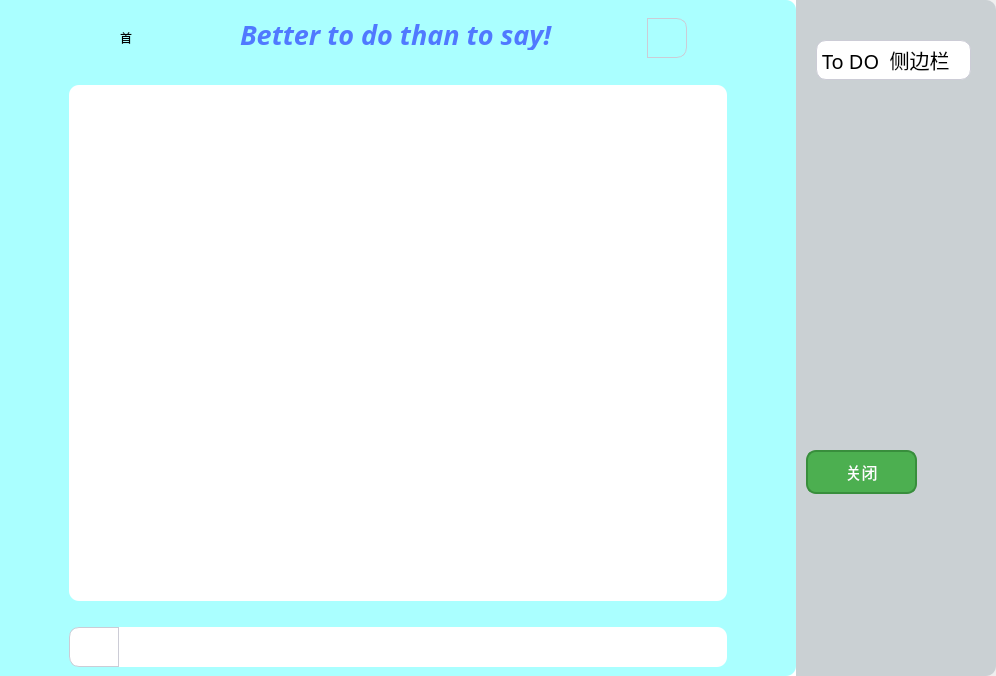
<?xml version="1.0" encoding="UTF-8"?>
<ui version="4.0">
 <class>ToDoListWidget</class>
 <widget class="QWidget" name="ToDoListWidget">
  <property name="geometry">
   <rect>
    <x>0</x>
    <y>0</y>
    <width>996</width>
    <height>676</height>
   </rect>
  </property>
  <property name="windowTitle">
   <string>ToDoListWidget</string>
  </property>
  <layout class="QVBoxLayout" name="verticalLayout">
   <property name="spacing">
    <number>0</number>
   </property>
   <property name="leftMargin">
    <number>0</number>
   </property>
   <property name="topMargin">
    <number>0</number>
   </property>
   <property name="rightMargin">
    <number>0</number>
   </property>
   <property name="bottomMargin">
    <number>0</number>
   </property>
   <item>
    <widget class="QWidget" name="ToDoWidget" native="true">
     <property name="styleSheet">
      <string notr="true">color: rgb(0, 0, 0);
background-color: rgb(255, 255, 255);
 border-top-left-radius:0px;
 border-top-right-radius:10px;
 border-bottom-left-radius:0px;
 border-bottom-right-radius:10px;
border: 1px solid #ccccd6;</string>
     </property>
     <layout class="QVBoxLayout" name="verticalLayout_4">
      <property name="spacing">
       <number>0</number>
      </property>
      <property name="leftMargin">
       <number>0</number>
      </property>
      <property name="topMargin">
       <number>0</number>
      </property>
      <property name="rightMargin">
       <number>0</number>
      </property>
      <property name="bottomMargin">
       <number>0</number>
      </property>
      <item>
       <widget class="QFrame" name="ToDoListFrame">
        <property name="styleSheet">
         <string notr="true">border: 0px solid #ccccd6;</string>
        </property>
        <property name="frameShape">
         <enum>QFrame::Shape::StyledPanel</enum>
        </property>
        <property name="frameShadow">
         <enum>QFrame::Shadow::Raised</enum>
        </property>
        <layout class="QHBoxLayout" name="horizontalLayout_8">
         <property name="spacing">
          <number>0</number>
         </property>
         <property name="leftMargin">
          <number>0</number>
         </property>
         <property name="topMargin">
          <number>0</number>
         </property>
         <property name="rightMargin">
          <number>0</number>
         </property>
         <property name="bottomMargin">
          <number>0</number>
         </property>
         <item>
          <widget class="QWidget" name="ToDoListWidget_Left" native="true">
           <property name="styleSheet">
            <string notr="true">background-color: rgb(170, 255, 255);</string>
           </property>
           <layout class="QVBoxLayout" name="verticalLayout_2">
            <item>
             <widget class="QWidget" name="tolisttitleWidget" native="true">
              <property name="maximumSize">
               <size>
                <width>16777215</width>
                <height>50</height>
               </size>
              </property>
              <property name="styleSheet">
               <string notr="true">border: 0px solid #ccccd6;</string>
              </property>
              <layout class="QHBoxLayout" name="horizontalLayout_2">
               <item>
                <widget class="QPushButton" name="pushButton_3">
                 <property name="minimumSize">
                  <size>
                   <width>40</width>
                   <height>40</height>
                  </size>
                 </property>
                 <property name="maximumSize">
                  <size>
                   <width>40</width>
                   <height>40</height>
                  </size>
                 </property>
                 <property name="styleSheet">
                  <string notr="true">image: url(:/photo/Tools.png);</string>
                 </property>
                 <property name="text">
                  <string>首</string>
                 </property>
                </widget>
               </item>
               <item>
                <widget class="QLabel" name="label_3">
                 <property name="sizePolicy">
                  <sizepolicy hsizetype="Fixed" vsizetype="Fixed">
                   <horstretch>0</horstretch>
                   <verstretch>0</verstretch>
                  </sizepolicy>
                 </property>
                 <property name="font">
                  <font>
                   <family>Harrington</family>
                   <pointsize>20</pointsize>
                   <italic>true</italic>
                   <bold>true</bold>
                  </font>
                 </property>
                 <property name="styleSheet">
                  <string notr="true">color:rgb(80, 121, 255);
border: 0px solid #ccccd6;
</string>
                 </property>
                 <property name="text">
                  <string>Better to do than to say!</string>
                 </property>
                </widget>
               </item>
               <item>
                <widget class="QPushButton" name="pushButton_2">
                 <property name="minimumSize">
                  <size>
                   <width>40</width>
                   <height>40</height>
                  </size>
                 </property>
                 <property name="maximumSize">
                  <size>
                   <width>40</width>
                   <height>40</height>
                  </size>
                 </property>
                 <property name="styleSheet">
                  <string notr="true">border:1px solid #ccccd6;
image: url(:/photo/permission.png);</string>
                 </property>
                 <property name="text">
                  <string/>
                 </property>
                </widget>
               </item>
              </layout>
             </widget>
            </item>
            <item>
             <widget class="QWidget" name="ToDoListWidgetContent" native="true">
              <layout class="QVBoxLayout" name="verticalLayout_3">
               <property name="leftMargin">
                <number>60</number>
               </property>
               <property name="topMargin">
                <number>20</number>
               </property>
               <property name="rightMargin">
                <number>60</number>
               </property>
               <property name="bottomMargin">
                <number>20</number>
               </property>
               <item>
                <widget class="QListWidget" name="ToDoList">
                 <property name="styleSheet">
                  <string notr="true">border: 0px solid #ccccd6;
background-color: rgb(255, 255, 255);
border-radius:10px;</string>
                 </property>
                </widget>
               </item>
              </layout>
             </widget>
            </item>
            <item>
             <widget class="QWidget" name="AddToDoList" native="true">
              <property name="minimumSize">
               <size>
                <width>0</width>
                <height>40</height>
               </size>
              </property>
              <property name="maximumSize">
               <size>
                <width>16777215</width>
                <height>50</height>
               </size>
              </property>
              <property name="styleSheet">
               <string notr="true"/>
              </property>
              <layout class="QHBoxLayout" name="horizontalLayout_4">
               <property name="spacing">
                <number>0</number>
               </property>
               <property name="leftMargin">
                <number>60</number>
               </property>
               <property name="topMargin">
                <number>0</number>
               </property>
               <property name="rightMargin">
                <number>60</number>
               </property>
               <property name="bottomMargin">
                <number>0</number>
               </property>
               <item>
                <widget class="QPushButton" name="AddTask">
                 <property name="sizePolicy">
                  <sizepolicy hsizetype="Expanding" vsizetype="Fixed">
                   <horstretch>0</horstretch>
                   <verstretch>0</verstretch>
                  </sizepolicy>
                 </property>
                 <property name="minimumSize">
                  <size>
                   <width>0</width>
                   <height>0</height>
                  </size>
                 </property>
                 <property name="maximumSize">
                  <size>
                   <width>50</width>
                   <height>50</height>
                  </size>
                 </property>
                 <property name="styleSheet">
                  <string notr="true">border: 1px solid #ccccd6;
background-color: rgb(255, 255, 255);
 border-top-left-radius:10px;
 border-top-right-radius:10px;
 border-bottom-left-radius:10px;
 border-bottom-right-radius:10px;
border-top-right-radius:0px;
border-bottom-right-radius:0px;
border-top-left-radius:10px;
border-bottom-left-radius:10px</string>
                 </property>
                 <property name="text">
                  <string/>
                 </property>
                 <property name="icon">
                  <iconset theme="QIcon::ThemeIcon::DocumentOpenRecent"/>
                 </property>
                </widget>
               </item>
               <item>
                <widget class="QLineEdit" name="TaskName">
                 <property name="sizePolicy">
                  <sizepolicy hsizetype="Expanding" vsizetype="Preferred">
                   <horstretch>0</horstretch>
                   <verstretch>0</verstretch>
                  </sizepolicy>
                 </property>
                 <property name="minimumSize">
                  <size>
                   <width>0</width>
                   <height>30</height>
                  </size>
                 </property>
                 <property name="styleSheet">
                  <string notr="true">border: 1px solid #ccccd6;
background-color: rgb(255, 255, 255);
 border-top-left-radius:10px;
 border-top-right-radius:10px;
 border-bottom-left-radius:10px;
 border-bottom-right-radius:10px;
border: 0px solid #ccccd6;
border-top-left-radius:0px;
border-bottom-left-radius:0px;</string>
                 </property>
                </widget>
               </item>
              </layout>
             </widget>
            </item>
           </layout>
          </widget>
         </item>
         <item>
          <widget class="QWidget" name="ToDoListDetail_Side" native="true">
           <property name="enabled">
            <bool>true</bool>
           </property>
           <property name="sizePolicy">
            <sizepolicy hsizetype="Fixed" vsizetype="Preferred">
             <horstretch>0</horstretch>
             <verstretch>0</verstretch>
            </sizepolicy>
           </property>
           <property name="minimumSize">
            <size>
             <width>200</width>
             <height>0</height>
            </size>
           </property>
           <property name="maximumSize">
            <size>
             <width>200</width>
             <height>16777215</height>
            </size>
           </property>
           <property name="styleSheet">
            <string notr="true">background-color: rgb(202, 208, 211);</string>
           </property>
           <widget class="QLabel" name="label_2">
            <property name="geometry">
             <rect>
              <x>20</x>
              <y>40</y>
              <width>155</width>
              <height>40</height>
             </rect>
            </property>
            <property name="maximumSize">
             <size>
              <width>16777215</width>
              <height>40</height>
             </size>
            </property>
            <property name="font">
             <font>
              <family>宋体</family>
              <pointsize>15</pointsize>
             </font>
            </property>
            <property name="styleSheet">
             <string notr="true">color: rgb(0, 0, 0);
background-color: rgb(255, 255, 255);
border-radius:10px;
border: 1px solid #ccccd6;</string>
            </property>
            <property name="text">
             <string>To DO  侧边栏</string>
            </property>
           </widget>
           <widget class="QPushButton" name="Close_DoDetaiSlide">
            <property name="geometry">
             <rect>
              <x>10</x>
              <y>450</y>
              <width>111</width>
              <height>44</height>
             </rect>
            </property>
            <property name="minimumSize">
             <size>
              <width>0</width>
              <height>40</height>
             </size>
            </property>
            <property name="styleSheet">
             <string notr="true">background-color: #4CAF50; /* 背景颜色 */
border: 2px solid #388E3C; /* 边框颜色 */
border-radius: 10px; /* 圆角 */
color: white; /* 字体颜色 */
padding: 10px; /* 内边距 */
font-size: 16px; /* 字体大小 */</string>
            </property>
            <property name="text">
             <string>关闭</string>
            </property>
           </widget>
          </widget>
         </item>
        </layout>
       </widget>
      </item>
     </layout>
    </widget>
   </item>
  </layout>
 </widget>
 <resources/>
 <connections/>
</ui>
